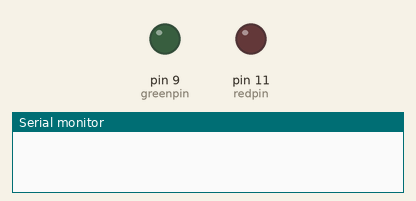
Recording of a sketch running on a simulated Arduino Uno, built with avr-gcc and run on an emulated ATmega328P. On the bench: output pins drawn as LEDs (lit = HIGH), the last lines printed to the serial monitor.

Above: at 0.15 s.
At 20.05 s:
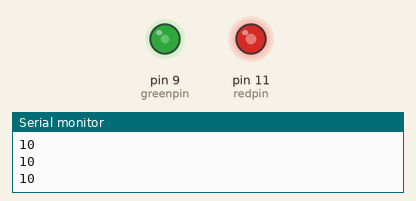
Timing chart, 0 to 19.9 s (numbered marks = the images above):
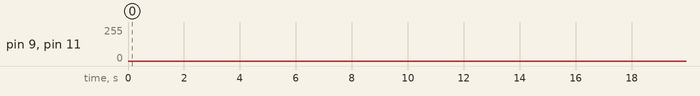

The sketch:

Lesson14.ino
```cpp
int redpin = 11; //select the pin for the red LED
int greenpin = 9;// select the pin for the green LED

int val;

void setup() {
  pinMode(redpin, OUTPUT);
  pinMode(greenpin, OUTPUT);
  Serial.begin(9600);
}

void loop()
{
  for(val = 255; val > 0; val--)
  {
    analogWrite(redpin, val);  //set PWM value for red
    analogWrite(greenpin, 255 - val); //set PWM value for green
    delay(5);
  }
  for(val = 0; val < 255; val++)
  {
    analogWrite(redpin, val);
    analogWrite(greenpin, 255 - val);
    delay(5);
  }
  Serial.println(DEC);
}
```
